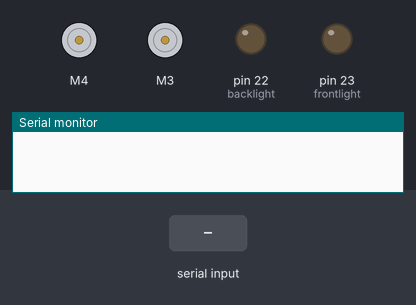
Recording of a sketch running on a simulated Arduino Mega 2560, built with avr-gcc and run on an emulated ATmega2560. On the bench: 2 × DC motor (green arrow = forward, orange = backward, longer = faster), output pins drawn as LEDs (lit = HIGH), the last lines printed to the serial monitor. The inputs (shaded band) are chosen by the test bench.

Above: at 1.2 s.
1.3 s: "F" received over the second serial link
At 2.5 s:
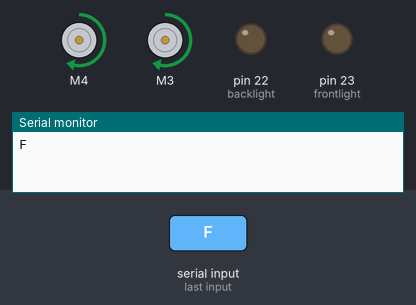
2.8 s: "B" received over the second serial link
At 3.6 s:
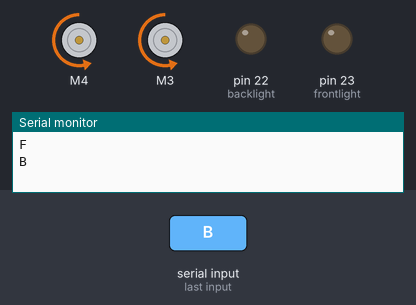
4.3 s: "R" received over the second serial link
At 4.8 s:
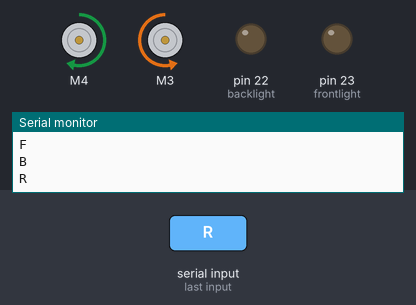
5.8 s: "L" received over the second serial link
At 7.0 s:
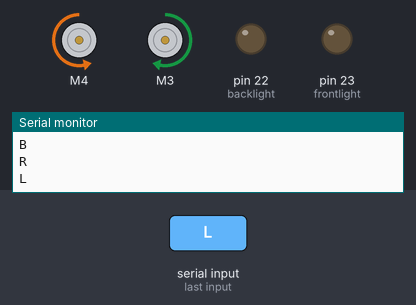
7.3 s: "I" received over the second serial link
At 8.2 s:
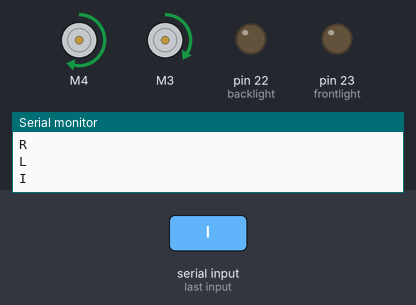
8.8 s: "G" received over the second serial link
At 9.4 s:
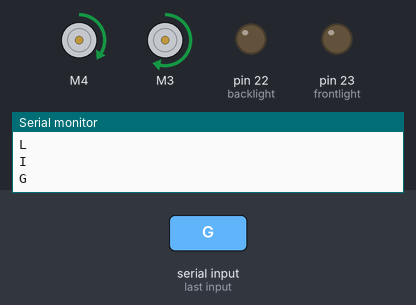
Timing chart, 0 to 11.3 s (numbered marks = the images above; inputs shaded):
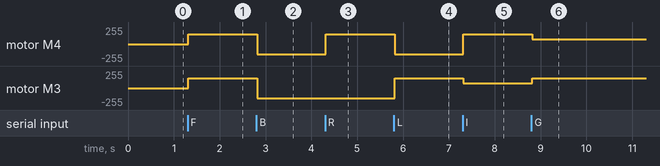

Measured:
- after the input at 1.3 s, motor M4, motor M3: stopped → forward 150/255 at once
- after the input at 2.8 s, motor M4, motor M3: forward 150/255 → backward 150/255 at once
- after the input at 4.3 s, motor M4: backward 150/255 → forward 150/255 at once
- after the input at 5.8 s, motor M4: forward 150/255 → backward 150/255 at once; motor M3: backward 150/255 → forward 150/255 at once
- after the input at 7.3 s, motor M4: backward 150/255 → forward 150/255 at once; motor M3: forward 150/255 → forward 75/255 at once
- after the input at 8.8 s, motor M4: forward 150/255 → forward 75/255 at once; motor M3: forward 75/255 → forward 150/255 at once

The sketch:

Car.ino
```cpp
#include <AFMotor.h>
#include "SoftwareSerial.h"

char i;

int speed = 150;

int frontlight = 23;
int backlight = 22;

int buzzer = 53;

AF_DCMotor left_engine(4);
AF_DCMotor right_engine(3);

SoftwareSerial bluetooth(14, 15);

void setup() {
  pinMode(frontlight, OUTPUT);
  pinMode(backlight, OUTPUT);

  Serial.begin(9600);
  Serial3.begin(3);
}

void loop() {
  connect();

  payload();
  power();
}

void connect() {
  if (Serial3.available()) {
    i = Serial3.read();

    Serial.println(i);
  }
}

void payload() {
  if (i == 'F') {

    follow();

  } else if (i == 'B') {

    back();

  } else if (i == 'R') {

    right();

  } else if (i == 'L') {

    left();

  } else if (i == 'I') {

    fRight();

  } else if (i == 'G') {

    fLeft();

  } else if (i == 'S') {

    stop();
  }
}

void accessories() {

}

void power() {
  if (i == '0') {
    speed = 0;
  } else if (i == '2') {
    speed = 50;
  } else if (i == '4') {
    speed = 100;
  } else if (i == '6') {
    speed = 150;
  } else if (i == '8') {
    speed = 200;
  } else if (i == 'q') {
    speed = 255;
  }
}

void follow() {
  left_engine.run(FORWARD);
  left_engine.setSpeed(speed);

  right_engine.run(FORWARD);
  right_engine.setSpeed(speed);
}

void back() {
  left_engine.run(BACKWARD);
  left_engine.setSpeed(speed);

  right_engine.run(BACKWARD);
  right_engine.setSpeed(speed);
}

void right() {
  left_engine.run(FORWARD);
  left_engine.setSpeed(speed);

  right_engine.run(BACKWARD);
  right_engine.setSpeed(speed);
}

void left() {
  left_engine.run(BACKWARD);
  left_engine.setSpeed(speed);

  right_engine.run(FORWARD);
  right_engine.setSpeed(speed);
}

void fRight() {
  left_engine.run(FORWARD);
  left_engine.setSpeed(speed);

  right_engine.run(FORWARD);
  right_engine.setSpeed(speed / 2);
}

void fLeft() {
  left_engine.run(FORWARD);
  left_engine.setSpeed(speed / 2);

  right_engine.run(FORWARD);
  right_engine.setSpeed(speed);
}

void stop() {
  left_engine.run(RELEASE);
  left_engine.setSpeed(0);

  right_engine.run(RELEASE);
  right_engine.setSpeed(0);
}
```
